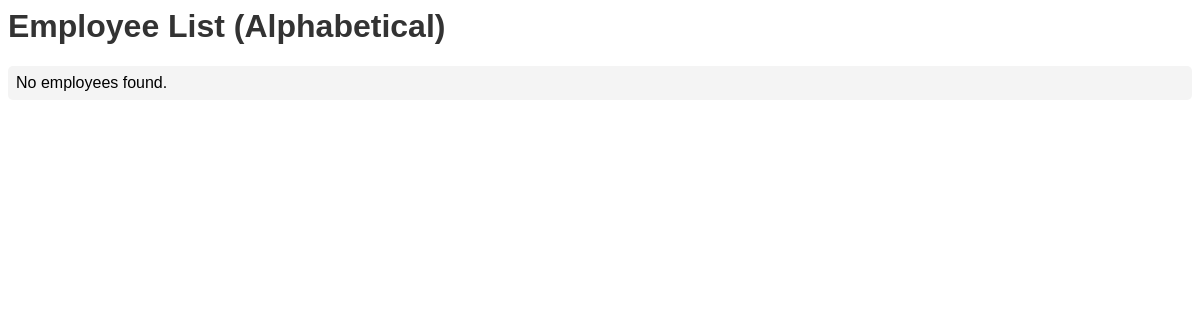
The page /comp/engineers/ on the database as committed earlier.
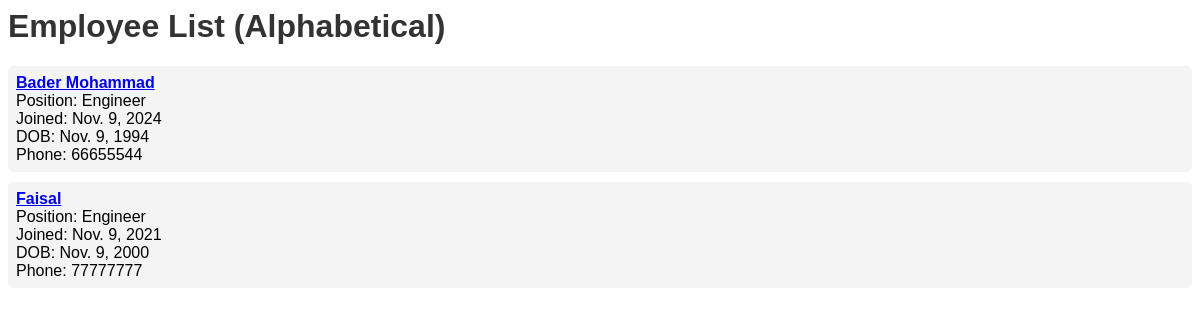
The same page on the database as committed later.
### compapp/models.py (models this page shows, shortened)
class Employee(models.Model):
    name = models.CharField(max_length=100)
    date_joined = models.DateField()
    date_of_birth = models.DateField()
    phone_number = models.CharField(max_length=8)
    position = models.CharField(max_length=50)

### compapp/views.py (the view)
# urls.py: path('engineers/', views.employee_engineers, name='employee_engineers'),
def employee_engineers(request):
    employees = Employee.objects.filter(position__icontains="engineer")
    return render(request, 'employee_list.html', {'employees': employees})

### compapp/templates/employee_list.html (shortened to what this page needs)
<html>
<head>
</head>
<body>
    <h1>Employee List (Alphabetical)</h1>
    <ul>
        {% for employee in employees %}
            <li>
                <a href="{% url 'employee_detail' employee.id %}">
                    <strong>{{ employee.name }}</strong></a><br>
                Position: {{ employee.position }}<br>
                Joined: {{ employee.date_joined }}<br>
                DOB: {{ employee.date_of_birth }}<br>
                Phone: {{ employee.phone_number }}
            </li>
        {% empty %}
            <li>No employees found.</li>
        {% endfor %}
    </ul>
</body>
</html>

Rows that differ between the two databases and show on the page:
added Employee: name "Bader Mohammad", position "Engineer", date_joined "Nov. 9, 2024", date_of_birth "Nov. 9, 1994", phone_number "66655544"
added Employee: name "Faisal", position "Engineer", date_joined "Nov. 9, 2021", date_of_birth "Nov. 9, 2000", phone_number "77777777"
Other text that changed with them:
text no longer shown: "No employees found."
